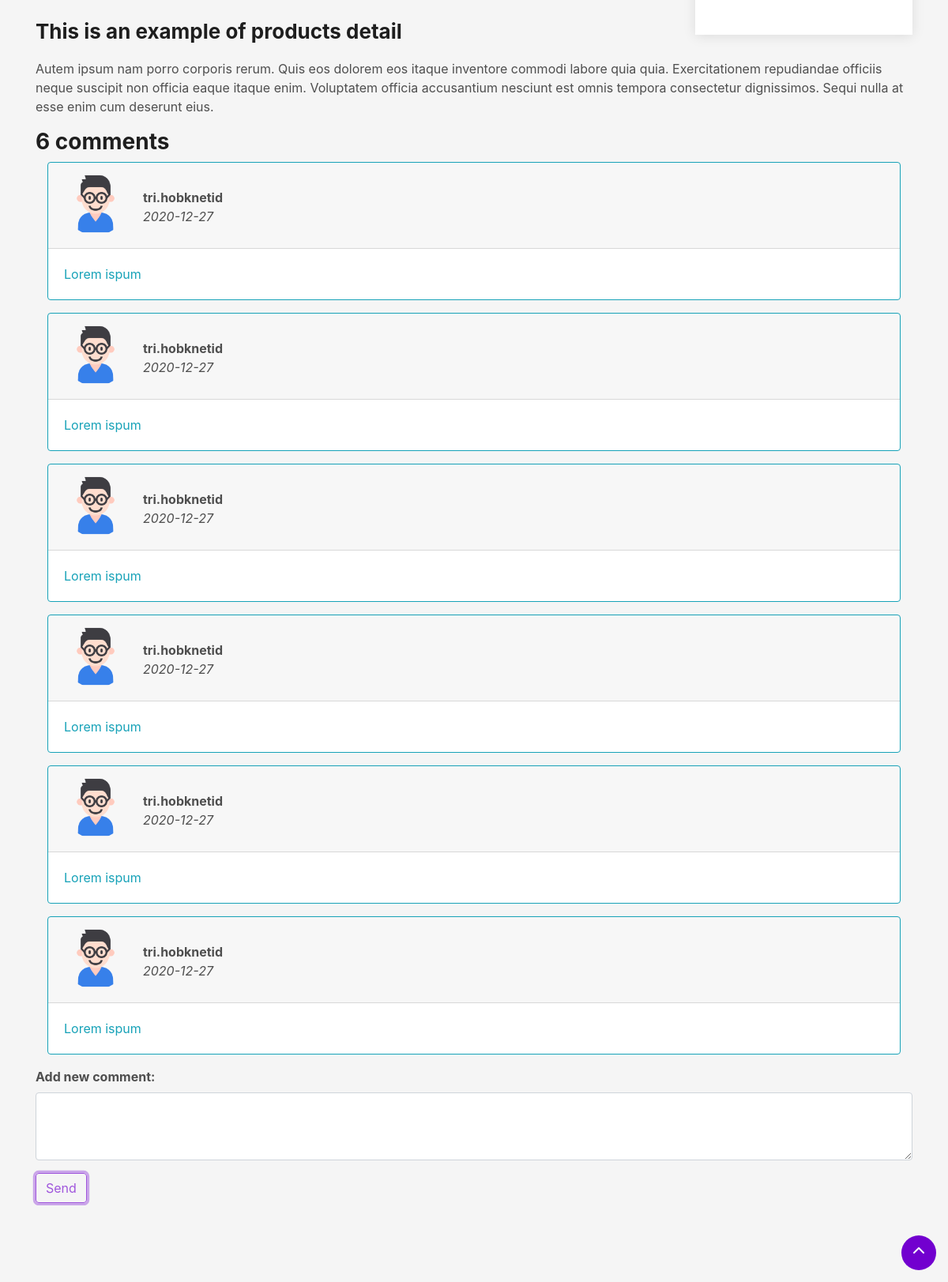
The app's page /php/user/detail.php?id=1 (lower part), older data.
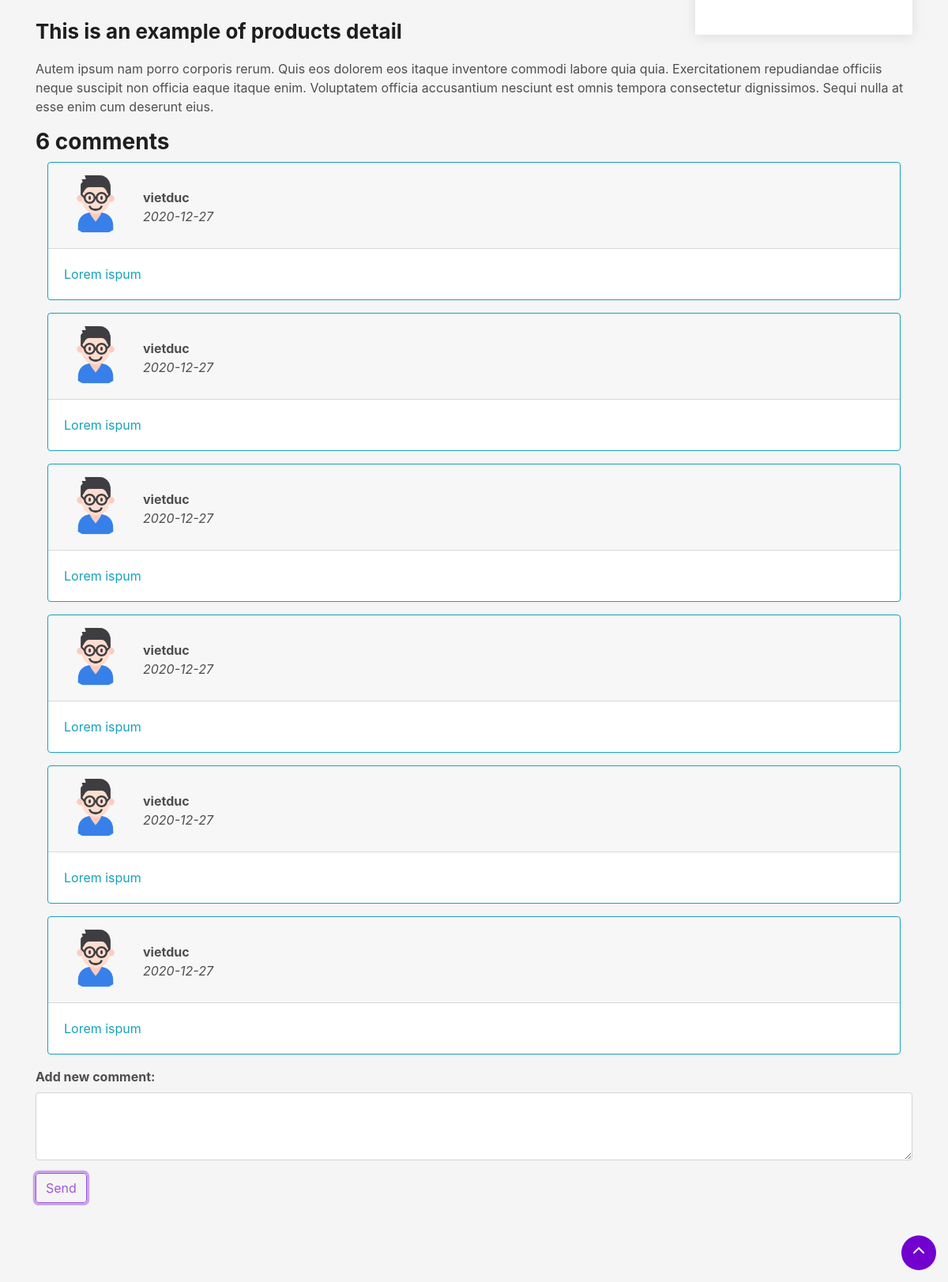
The same page, newer data.
### tables this page shows
CREATE TABLE comment (
    id INT NOT NULL PRIMARY KEY AUTO_INCREMENT,
    product_id INT NOT NULL,
    username VARCHAR(50) NOT NULL,
    time DATE NOT NULL,
    detail TEXT(100) NOT NULL
);

### php/user/detail.php (the view, shortened to what this page needs)
<?php
$id = $_GET['id'];
require_once "config.php";
$sql = "SELECT name, author, type, url, price FROM product WHERE id=?";
if ($stmt = $mysqli->prepare($sql)) {
    $stmt->bind_param('i', $param_id);
    $param_id = intval($id);
    if ($stmt->execute()) {
        $stmt->store_result();
        $stmt->bind_result($name, $author, $type, $url, $price);
        $stmt->fetch();
    }
}
?>
<!DOCTYPE html>
<html lang="en">
<head>
    <link rel="stylesheet" href="https://maxcdn.bootstrapcdn.com/bootstrap/4.5.2/css/bootstrap.min.css">
    <link rel="stylesheet" href="https://cdnjs.cloudflare.com/ajax/libs/font-awesome/4.7.0/css/font-awesome.min.css">
    <link rel="stylesheet" href="/assets/css/style.css">
    <link rel="stylesheet" href="https://cdnjs.cloudflare.com/ajax/libs/animate.css/4.1.1/animate.min.css">
</head>
<body data-new-gr-c-s-check-loaded="8.867.0" id="page-body">
    <div class="justify-content-center align-items-center d-flex">
        <section class="portfolio-details" style="margin-top: 0px;">
            <div class="container">
                <div class="portfolio-details-container">
                    <div class="portfolio-info">
                    </div>
                </div>
                <div class="portfolio-description">
                    <h2>This is an example of products detail</h2>
                    <p>
                        Autem ipsum nam porro corporis rerum. Quis eos dolorem eos itaque inventore commodi labore quia quia. Exercitationem repudiandae officiis neque suscipit non officia eaque itaque enim. Voluptatem officia accusantium nesciunt est omnis tempora consectetur dignissimos. Sequi nulla at esse enim cum deserunt eius.
                    </p>
                </div>
                <?php
                $sql = "SELECT username, time, detail FROM comment WHERE product_id=?";
                if ($stmt = $mysqli->prepare($sql)) {
                    $stmt->bind_param('i', $param_id);
                    $stmt->execute();
                    $stmt->store_result();
                    $stmt->bind_result($username, $time, $detail);
                }
                ?>
                <div>
                    <h3 class="font-weight-bold"><?php echo $stmt->num_rows(); ?> comments</h3>
                    <div class="card-deck container justify-content-between flex-column">
                        <?php
                        while ($stmt->fetch()) {
                        ?>
                            <div class="card border-info mb-3" style="width: 100%;">
                                <div class="card-header">
                                    <img src="/assets/img/user.png">
                                    <p class="font-weight-bold" style="margin-bottom: 0; margin-left: 100px; margin-top: 20px;"><?php echo $username; ?></p>
                                    <p style="font-style:italic;margin-left: 100px;"><?php echo $time; ?></p>
                                </div>
                                <div class="card-body text-info">
                                    <p class="card-text"><?php echo $detail ?></p>
                                </div>
                            </div>
                        <?php
                        }
                        ?>
                    </div>
                </div>
                <div style="padding-bottom: 100px;">
                    <form>
                        <div class="form-group">
                            <label for="comment" class="font-weight-bold">Add new comment:</label>
                            <textarea class="form-control" id="comment" rows="3"></textarea>
                        </div>
                    </form>
                    <?php
                    if (!isset($_SESSION['username'])) {
                        echo '<span class="d-inline-block" tabindex="0" data-toggle="tooltip" title="Please login to send comment!">';
                        echo '<button class="btn btn-outline-primary" style="pointer-events: none;" type="button" disabled>Send</button></span>';
                    } else {
                        echo '<button type="button" class="btn btn-outline-primary" onclick="sendComment(' . $id . ')">Send</button>';
                    }
                    ?>
                </div>
            </div>
        </section>
    </div>
    <a href="#page-body" class="back-to-top"><i class="fa fa-chevron-up"></i></a>
</body>
</html>

Row changes from the older to the newer data that the page shows:
changed comment (number 1 of 6 on the later page): username "tri.hobknetid" → "vietduc"
changed comment (number 2 of 6 on the later page): username "tri.hobknetid" → "vietduc"
changed comment (number 3 of 6 on the later page): username "tri.hobknetid" → "vietduc"
changed comment (number 4 of 6 on the later page): username "tri.hobknetid" → "vietduc"
changed comment (number 5 of 6 on the later page): username "tri.hobknetid" → "vietduc"
changed comment (number 6 of 6 on the later page): username "tri.hobknetid" → "vietduc"
